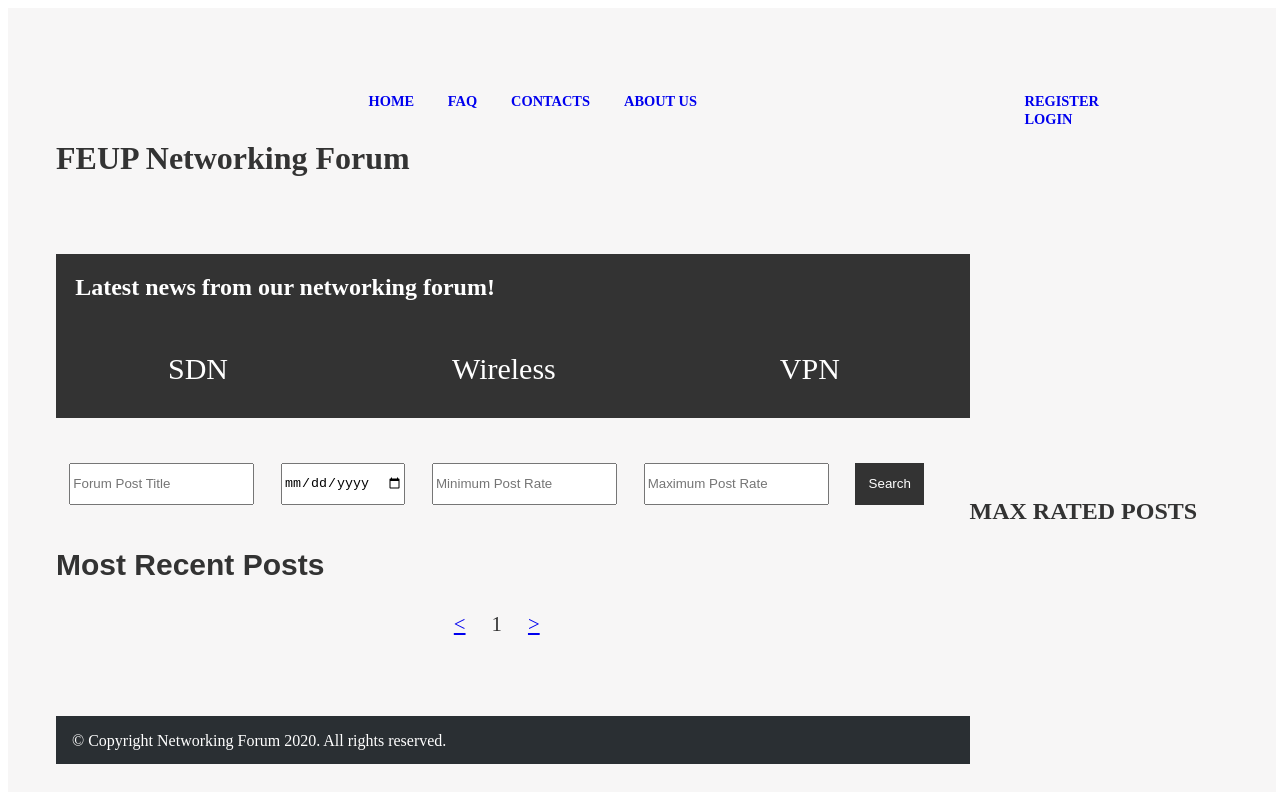
/php/initialpage.php, run on an earlier commit of the app's database.
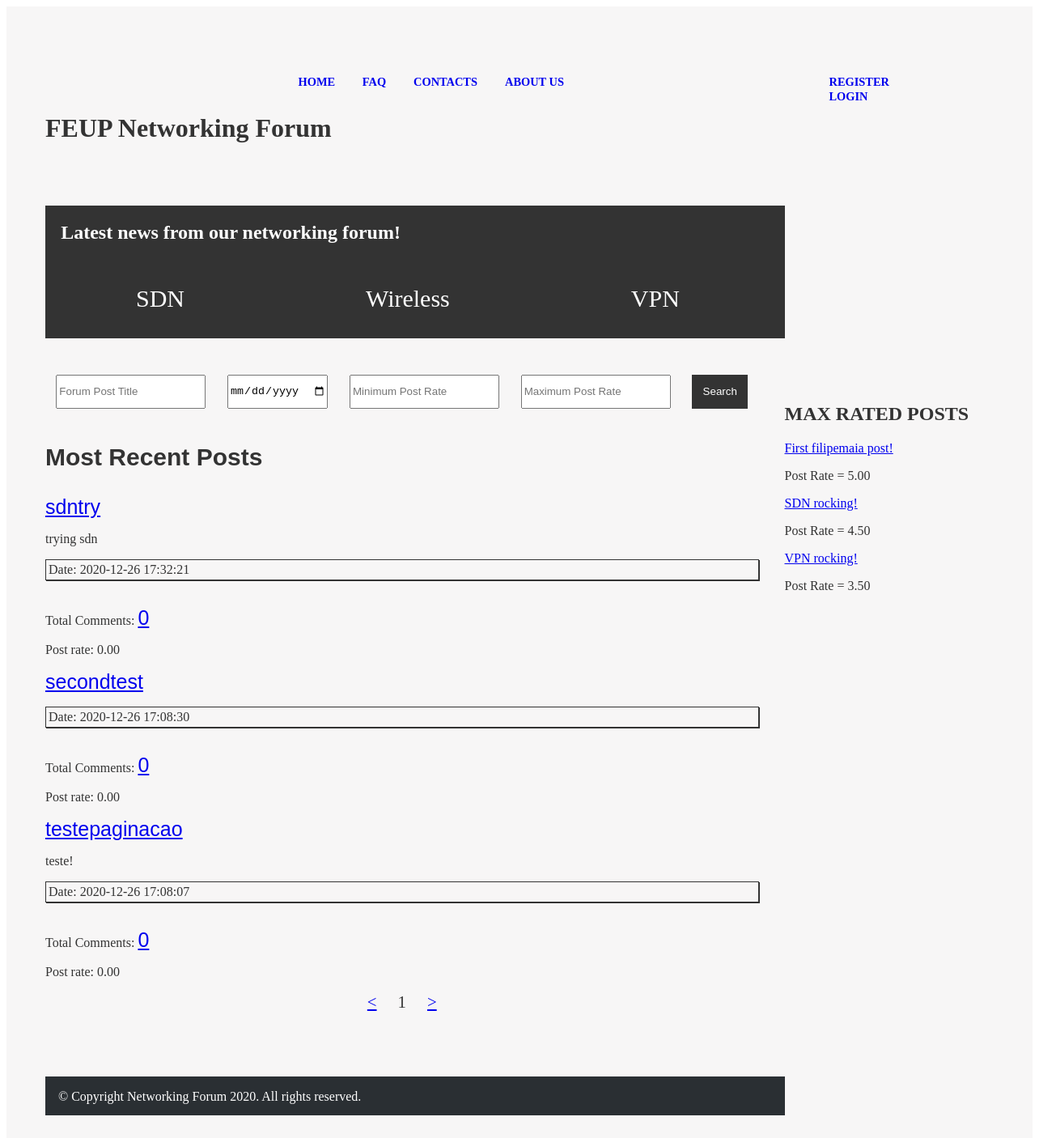
And on a later commit of the database.
### tables this page shows
CREATE TABLE forumpost (
    postid integer PRIMARY KEY AUTOINCREMENT,
    posttitle text NOT NULL,
    content text CHECK(LENGTH(content)>= 0 AND LENGTH(content)<20000),
    username text REFERENCES user, 
    published INTEGER, 
    topic text REFERENCES topic, 
    postrate integer CHECK(postrate>=0 AND postrate <=5)
    );

### php/initialpage.php (called while the page is built, shortened)
<?php
  require_once("../database/init.php");
  require_once("../database/posts.php");
  require_once("../database/comments.php");
  include_once("../templates/homepage_section/header_pagina_inicial_tpl.php");
  include_once("../templates/homepage_section/topics_tpl.php");
  $n_posts = getNumberOfPosts();
  $n_pages = ceil($n_posts/3);
    if(isset($_GET["page"])){
      $page = $_GET["page"];
        if($page < 1){
          $page = 1;
        }
        if($page > $n_pages){
          $page = $n_pages;
        }
    } else{
        $page = 1;
    }
    $stories = getAllPosts($page);
    $maxrates = getPostsWithBestRating();
  include_once("../templates/homepage_section/max_rated_tpl.php");
  include_once("../templates/homepage_section/most_recent_posts_tpl.php");
  include_once("../templates/static_sections/footer_tpl.php");
?>

### database/posts.php (called while the page is built, shortened)
<?php
function getAllPosts($page)
{
  global $dbh;
  $stmt = $dbh->prepare('SELECT * FROM forumpost ORDER BY published DESC LIMIT ? OFFSET ?');
  $stmt->execute(array(3, ($page-1)*3));
  return $stmt->fetchAll();
}
function getPostsWithBestRating() {
  global $dbh;
  $stmt = $dbh->prepare('SELECT *  FROM forumpost ORDER BY forumpost.postrate DESC LIMIT 3');
  $stmt->execute();
  return $stmt->fetchAll();
}

### database/comments.php (called while the page is built, shortened)
<?php
  function getTotalOfCommentsOnPost($postid){
    global $dbh;
    $stmt = $dbh->prepare('SELECT COUNT(comment.postid) as numbOfComments FROM comment WHERE postid = ?');
    $stmt->execute(array($postid));
    return $stmt->fetchColumn();
  }
?>

### templates/homepage_section/most_recent_posts_tpl.php (the view)
<?php
require_once("../database/comments.php");
require_once("../database/posts.php");
?>
<section id="posts">
  <form id="search" action="../php/list_search_results.php">
    <input type="text" name="posttitle" placeholder="Forum Post Title">
    <input type="date" name="published" placeholder="Date of Post">
    <input type="text" name="minPostRate" placeholder="Minimum Post Rate">
    <input type="text" name="maxPostRate" placeholder="Maximum Post Rate">
    <input type="submit" value="Search">
  </form>
  <article>
  <aside id="mostRecent">
   <h3> Most Recent Posts</h3>
   <?php foreach ($stories as $story) { ?>
   <article id = "recentArticles">
    <a href="../php/post.php?postid=<?php echo $story['postid'] ?>"><?php echo $story['posttitle'] ?></a>
    <p><?php echo $story['content'] ?></p>
    <p class="date"> Date: <?= $story['published'] ;?></p>
    <?php $numbOfComments = getTotalOfCommentsOnPost($story['postid']); ?>
    <p>Total Comments: <a href="../php/post.php?postitle=<?php echo $story['posttitle'] ?>&postid=<?php echo $story['postid']?>">
    <?php echo $numbOfComments; ?></a>
    <p>Post rate: <?php echo number_format($story["postrate"], 2, '.', ''); ?></p>
   </article>
  </aside>
<?php  } ?>
  <div id="pagination">
      <a href="../php/initialpage.php?page=<?php echo $page-1; ?>">&lt;</a>
        <?php echo $page ?>
      <a href="../php/initialpage.php?page=<?php echo $page+1; ?>">&gt;</a>
  </div>

### templates/homepage_section/header_pagina_inicial_tpl.php (shortened to what this page needs)
<!DOCTYPE html>
<html lang="en">
<head>
    <link href="../css/initialpage.css" rel="stylesheet">
</head>
<body>
<header>
        <div id="menu-first">
          <div class="otherPages">
            <ul id = "listOtherPages">
              <li><a href="initialpage.php"> Home </a></li>
              <li><a href="../php/FAQ.php">FAQ</a></li>
              <li><a href="../php/contacts.php">Contacts</a></li>
              <li><a href="../php/aboutUs.php">About Us</a></li>
          </ul>
          </div>
        </div>
        <div id ="menu-signup">
          <div class = "signup">
            <?php if (isset($_SESSION["username"])) { ?>
            <?php }  else { ?>
              <ul id = "signupOptions">
                <li><a href="register.php">Register</a></li>
              <?php } ?>
              <?php if (!isset($_SESSION["username"])) { ?>
                <li><a href="login.php">Login</a></li>
            <?php } ?>
            </ul>
          </div>
        </div>
        <div id ="menu-features">
          <h1 id = "forumTitle"> FEUP Networking Forum </h1>
          <div class = "features">
          </div>
        </div>
</head>
<body>

### templates/homepage_section/topics_tpl.php
<nav id="topics">
        <div class = "topicTable">
            <ul id = "topicList">
            <h2> Latest news from our networking forum!  </h2>
                <li><a href="../php/list_by_topic.php?topic=SDN">SDN</a></li>
                <li><a href="../php/list_by_topic.php?topic=Wireless">Wireless</a></li>
                <li><a href="../php/list_by_topic.php?topic=VPN">VPN</a></li>
            </ul>
        </div>
</nav>

### templates/homepage_section/max_rated_tpl.php
<aside id="maxrated">
        <h1> MAX RATED POSTS</h1>
        <article>
            <?php foreach($maxrates as $maxrated) {  ?>
              <p><a href="../php/post.php?postid=<?php echo $maxrated['postid'] ?>">
              <?php echo $maxrated['posttitle'] ?></a></p>
              <p>Post Rate = <?php echo number_format($maxrated['postrate'], 2, '.', ''); ?></p>
            <?php  } ?>
        </article>
</aside>

### templates/static_sections/footer_tpl.php
<footer>
    <div class="container" id="footer">
    <div id="copyright">
        © Copyright Networking Forum 2020. All rights reserved.
    </div>
    </div>
</footer>
</body>
</html>

### css/initialpage.css (style rules this page uses)
* { list-style: none; }
body > header { font: 16px Verdana; color: #333333; background-color: #F7F6F6; padding: 3em; margin: 0 0; }
body > header h1 { margin-top: 2em; }
body > header h2 { margin: 0.8em; }
#menu-first { font: 25px; padding: 0; height: 20px; }
.otherPages { display: table; margin: 0 auto; }
#listOtherPages { width: auto; list-style: none; padding-top: 20px; }
#listOtherPages li { display: inline; }
#listOtherPages li a { font-size: 0.9em; font-weight: bold; text-transform: uppercase; padding: 12px 15px; text-decoration: none; }
#menu-signup { font: 25px; padding: 0; height: 20px; }
.signup { display: table; margin: 0 auto; }
#signupOptions { width: auto; list-style: none; padding-top: 20px; }
#signupOptions li { margin-top: 10em; margin-right: 10em; display: inline; }
#signupOptions li a { font-size: 0.9em; font-weight: bold; text-transform: uppercase; padding: 12px 15px; text-decoration: none; }
.features { display: table; margin: 0px auto 0px auto; }
#topics { margin-top: 1em; margin-bottom: 2em; grid-column: start; }
#topics ul { list-style-type: none; margin: 0; padding: 0; overflow: hidden; background-color: #333333; }
body > header #topics { color: white; }
#topics ul li { float: left; margin: 1em 6em; }
#topics ul li a { display: block; color: white; text-align: center; padding: 16px; font-size: 30px; text-decoration: none; }
aside { grid-column: middle; grid-row: topics/end; }
#posts { grid-column: start; }
body > header { display: grid; grid-template-columns: [start] 4fr [middle] 1fr [end]; grid-template-rows: auto auto; }
body > header h1 { grid-column: 1; grid-row: 1; }
footer { bottom:100; width:100%; height:60px; }
#pagination { text-align: center; font-size: 1.3em; }
#pagination a { margin: 0 1em; }
#search { display: flex; }
#search input { flex-grow: 1; margin: 1em 1em; }
#posts { margin-right: 2em; }
#posts h3 { font-size: 30px; font-family: Impact, Haettenschweiler, 'Arial Narrow Bold', sans-serif; }
#recentArticles a { font-size: 25px; font-family: Verdana, Geneva, Tahoma, sans-serif; }
.date { border: 1px solid; padding: 3px; box-shadow: 1px 1px; margin-bottom: 2em; }
input[type=submit] { width: auto; background-color: #333333 ; color: white; cursor: pointer; border: none; padding: 1em; margin-left: 10em; }
input[type=text] { resize: horizontal; max-width: 50%; }
#maxrated { margin-right: 2em; }
#footer { margin-top: 5em; background-color: #2a2f33; color: white; width: 100%; padding: 1em; margin-right: 1em; height: 1em; }

What changed in the data, as far as the page shows it:
added forumpost: posttitle "First filipemaia post!", postrate "5.00", shown under "MAX RATED POSTS"
added forumpost: posttitle "SDN rocking!", postrate "4.50", shown under "MAX RATED POSTS"
added forumpost: posttitle "VPN rocking!", postrate "3.50", shown under "MAX RATED POSTS"
added forumpost: posttitle "sdntry", content "trying sdn", published "2020-12-26 17:32:21", numbOfComments "0", postrate "0.00", shown under "Most Recent Posts"
added forumpost: posttitle "secondtest", published "2020-12-26 17:08:30", numbOfComments "0", postrate "0.00", shown under "Most Recent Posts"
added forumpost: posttitle "testepaginacao", content "teste!", published "2020-12-26 17:08:07", numbOfComments "0", postrate "0.00", shown under "Most Recent Posts"
